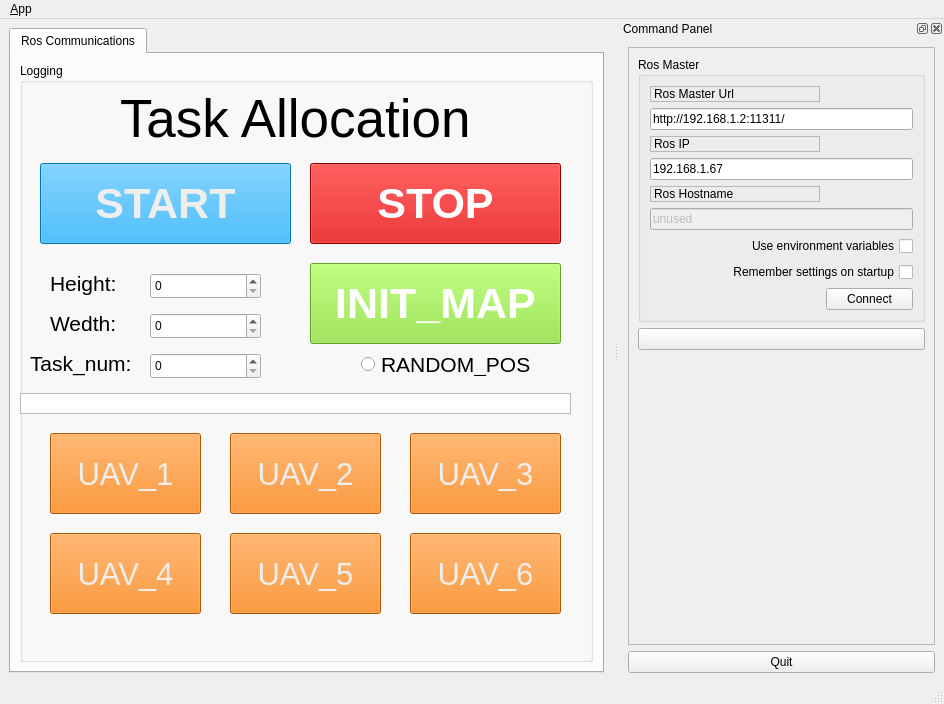
<?xml version="1.0" encoding="UTF-8"?>
<ui version="4.0">
 <class>MainWindowDesign</class>
 <widget class="QMainWindow" name="MainWindowDesign">
  <property name="geometry">
   <rect>
    <x>0</x>
    <y>0</y>
    <width>944</width>
    <height>704</height>
   </rect>
  </property>
  <property name="windowTitle">
   <string>QRosApp</string>
  </property>
  <property name="windowIcon">
   <iconset>
    <normaloff>:/images/icon.png</normaloff>:/images/icon.png</iconset>
  </property>
  <property name="locale">
   <locale language="English" country="Australia"/>
  </property>
  <widget class="QWidget" name="centralwidget">
   <layout class="QHBoxLayout">
    <item>
     <widget class="QTabWidget" name="tab_manager">
      <property name="minimumSize">
       <size>
        <width>100</width>
        <height>0</height>
       </size>
      </property>
      <property name="locale">
       <locale language="English" country="Australia"/>
      </property>
      <property name="currentIndex">
       <number>0</number>
      </property>
      <widget class="QWidget" name="tab_status">
       <attribute name="title">
        <string>Ros Communications</string>
       </attribute>
       <layout class="QVBoxLayout" name="verticalLayout_2">
        <item>
         <widget class="QGroupBox" name="groupBox_12">
          <property name="sizePolicy">
           <sizepolicy hsizetype="MinimumExpanding" vsizetype="Preferred">
            <horstretch>0</horstretch>
            <verstretch>0</verstretch>
           </sizepolicy>
          </property>
          <property name="title">
           <string>Logging</string>
          </property>
          <widget class="QListView" name="view_logging">
           <property name="geometry">
            <rect>
             <x>0</x>
             <y>330</y>
             <width>551</width>
             <height>21</height>
            </rect>
           </property>
          </widget>
          <widget class="QLabel" name="label_4">
           <property name="geometry">
            <rect>
             <x>100</x>
             <y>0</y>
             <width>381</width>
             <height>111</height>
            </rect>
           </property>
           <property name="font">
            <font>
             <pointsize>40</pointsize>
            </font>
           </property>
           <property name="text">
            <string>Task Allocation</string>
           </property>
          </widget>
          <widget class="QPushButton" name="start">
           <property name="geometry">
            <rect>
             <x>20</x>
             <y>100</y>
             <width>251</width>
             <height>81</height>
            </rect>
           </property>
           <property name="font">
            <font>
             <pointsize>32</pointsize>
             <weight>75</weight>
             <italic>false</italic>
             <bold>true</bold>
             <underline>false</underline>
            </font>
           </property>
           <property name="styleSheet">
            <string notr="true">background-color: rgb(0, 162, 255);
color: rgb(238, 238, 236);
</string>
           </property>
           <property name="text">
            <string>START</string>
           </property>
          </widget>
          <widget class="QPushButton" name="stop">
           <property name="geometry">
            <rect>
             <x>290</x>
             <y>100</y>
             <width>251</width>
             <height>81</height>
            </rect>
           </property>
           <property name="font">
            <font>
             <pointsize>32</pointsize>
             <weight>75</weight>
             <italic>false</italic>
             <bold>true</bold>
             <underline>false</underline>
            </font>
           </property>
           <property name="styleSheet">
            <string notr="true">background-color: rgb(204, 0, 0);
color: rgb(255, 255, 255);</string>
           </property>
           <property name="text">
            <string>STOP</string>
           </property>
          </widget>
          <widget class="QPushButton" name="init">
           <property name="geometry">
            <rect>
             <x>290</x>
             <y>200</y>
             <width>251</width>
             <height>81</height>
            </rect>
           </property>
           <property name="font">
            <font>
             <pointsize>32</pointsize>
             <weight>75</weight>
             <italic>false</italic>
             <bold>true</bold>
             <underline>false</underline>
            </font>
           </property>
           <property name="styleSheet">
            <string notr="true">background-color: rgb(138, 226, 52);
color: rgb(255, 255, 255);</string>
           </property>
           <property name="text">
            <string>INIT_MAP</string>
           </property>
          </widget>
          <widget class="QSpinBox" name="spinBox">
           <property name="geometry">
            <rect>
             <x>130</x>
             <y>210</y>
             <width>111</width>
             <height>26</height>
            </rect>
           </property>
          </widget>
          <widget class="QRadioButton" name="radioButton">
           <property name="geometry">
            <rect>
             <x>341</x>
             <y>290</y>
             <width>191</width>
             <height>23</height>
            </rect>
           </property>
           <property name="font">
            <font>
             <pointsize>16</pointsize>
            </font>
           </property>
           <property name="text">
            <string>RANDOM_POS</string>
           </property>
          </widget>
          <widget class="QLabel" name="label_5">
           <property name="geometry">
            <rect>
             <x>30</x>
             <y>200</y>
             <width>81</width>
             <height>41</height>
            </rect>
           </property>
           <property name="font">
            <font>
             <pointsize>16</pointsize>
            </font>
           </property>
           <property name="text">
            <string>Height:</string>
           </property>
          </widget>
          <widget class="QPushButton" name="pushButton_4">
           <property name="geometry">
            <rect>
             <x>30</x>
             <y>370</y>
             <width>151</width>
             <height>81</height>
            </rect>
           </property>
           <property name="font">
            <font>
             <pointsize>23</pointsize>
            </font>
           </property>
           <property name="styleSheet">
            <string notr="true">background-color: rgb(245, 121, 0);
color: rgb(238, 238, 236);</string>
           </property>
           <property name="text">
            <string>UAV_1</string>
           </property>
          </widget>
          <widget class="QSpinBox" name="spinBox_2">
           <property name="geometry">
            <rect>
             <x>130</x>
             <y>290</y>
             <width>111</width>
             <height>26</height>
            </rect>
           </property>
          </widget>
          <widget class="QSpinBox" name="spinBox_3">
           <property name="geometry">
            <rect>
             <x>130</x>
             <y>250</y>
             <width>111</width>
             <height>26</height>
            </rect>
           </property>
          </widget>
          <widget class="QLabel" name="label_6">
           <property name="geometry">
            <rect>
             <x>30</x>
             <y>240</y>
             <width>81</width>
             <height>41</height>
            </rect>
           </property>
           <property name="font">
            <font>
             <pointsize>16</pointsize>
            </font>
           </property>
           <property name="text">
            <string>Wedth:</string>
           </property>
          </widget>
          <widget class="QLabel" name="label_7">
           <property name="geometry">
            <rect>
             <x>10</x>
             <y>270</y>
             <width>101</width>
             <height>61</height>
            </rect>
           </property>
           <property name="font">
            <font>
             <pointsize>16</pointsize>
            </font>
           </property>
           <property name="text">
            <string>Task_num:</string>
           </property>
          </widget>
          <widget class="QPushButton" name="pushButton_5">
           <property name="geometry">
            <rect>
             <x>210</x>
             <y>370</y>
             <width>151</width>
             <height>81</height>
            </rect>
           </property>
           <property name="font">
            <font>
             <pointsize>23</pointsize>
            </font>
           </property>
           <property name="styleSheet">
            <string notr="true">background-color: rgb(245, 121, 0);
color: rgb(238, 238, 236);</string>
           </property>
           <property name="text">
            <string>UAV_2</string>
           </property>
          </widget>
          <widget class="QPushButton" name="pushButton_6">
           <property name="geometry">
            <rect>
             <x>30</x>
             <y>470</y>
             <width>151</width>
             <height>81</height>
            </rect>
           </property>
           <property name="font">
            <font>
             <pointsize>23</pointsize>
            </font>
           </property>
           <property name="styleSheet">
            <string notr="true">background-color: rgb(245, 121, 0);
color: rgb(238, 238, 236);</string>
           </property>
           <property name="text">
            <string>UAV_4</string>
           </property>
          </widget>
          <widget class="QPushButton" name="pushButton_7">
           <property name="geometry">
            <rect>
             <x>390</x>
             <y>370</y>
             <width>151</width>
             <height>81</height>
            </rect>
           </property>
           <property name="font">
            <font>
             <pointsize>23</pointsize>
            </font>
           </property>
           <property name="styleSheet">
            <string notr="true">background-color: rgb(245, 121, 0);
color: rgb(238, 238, 236);</string>
           </property>
           <property name="text">
            <string>UAV_3</string>
           </property>
          </widget>
          <widget class="QPushButton" name="pushButton_9">
           <property name="geometry">
            <rect>
             <x>210</x>
             <y>470</y>
             <width>151</width>
             <height>81</height>
            </rect>
           </property>
           <property name="font">
            <font>
             <pointsize>23</pointsize>
            </font>
           </property>
           <property name="styleSheet">
            <string notr="true">background-color: rgb(245, 121, 0);
color: rgb(238, 238, 236);</string>
           </property>
           <property name="text">
            <string>UAV_5</string>
           </property>
          </widget>
          <widget class="QPushButton" name="pushButton_10">
           <property name="geometry">
            <rect>
             <x>390</x>
             <y>470</y>
             <width>151</width>
             <height>81</height>
            </rect>
           </property>
           <property name="font">
            <font>
             <pointsize>23</pointsize>
            </font>
           </property>
           <property name="styleSheet">
            <string notr="true">background-color: rgb(245, 121, 0);
color: rgb(238, 238, 236);</string>
           </property>
           <property name="text">
            <string>UAV_6</string>
           </property>
          </widget>
         </widget>
        </item>
       </layout>
      </widget>
     </widget>
    </item>
   </layout>
  </widget>
  <widget class="QMenuBar" name="menubar">
   <property name="geometry">
    <rect>
     <x>0</x>
     <y>0</y>
     <width>944</width>
     <height>28</height>
    </rect>
   </property>
   <widget class="QMenu" name="menu_File">
    <property name="title">
     <string>&amp;App</string>
    </property>
    <addaction name="action_Preferences"/>
    <addaction name="separator"/>
    <addaction name="actionAbout"/>
    <addaction name="actionAbout_Qt"/>
    <addaction name="separator"/>
    <addaction name="action_Quit"/>
   </widget>
   <addaction name="menu_File"/>
  </widget>
  <widget class="QStatusBar" name="statusbar"/>
  <widget class="QDockWidget" name="dock_status">
   <property name="sizePolicy">
    <sizepolicy hsizetype="Minimum" vsizetype="Preferred">
     <horstretch>0</horstretch>
     <verstretch>0</verstretch>
    </sizepolicy>
   </property>
   <property name="minimumSize">
    <size>
     <width>325</width>
     <height>420</height>
    </size>
   </property>
   <property name="allowedAreas">
    <set>Qt::RightDockWidgetArea</set>
   </property>
   <property name="windowTitle">
    <string>Command Panel</string>
   </property>
   <attribute name="dockWidgetArea">
    <number>2</number>
   </attribute>
   <widget class="QWidget" name="dockWidgetContents_2">
    <layout class="QVBoxLayout" name="verticalLayout">
     <item>
      <widget class="QFrame" name="frame">
       <property name="sizePolicy">
        <sizepolicy hsizetype="Minimum" vsizetype="Preferred">
         <horstretch>0</horstretch>
         <verstretch>0</verstretch>
        </sizepolicy>
       </property>
       <property name="frameShape">
        <enum>QFrame::StyledPanel</enum>
       </property>
       <property name="frameShadow">
        <enum>QFrame::Raised</enum>
       </property>
       <layout class="QVBoxLayout" name="verticalLayout_3">
        <item>
         <widget class="QGroupBox" name="groupBox">
          <property name="title">
           <string>Ros Master</string>
          </property>
          <layout class="QGridLayout" name="gridLayout">
           <item row="0" column="0">
            <widget class="QLabel" name="label">
             <property name="frameShape">
              <enum>QFrame::StyledPanel</enum>
             </property>
             <property name="frameShadow">
              <enum>QFrame::Raised</enum>
             </property>
             <property name="text">
              <string>Ros Master Url</string>
             </property>
            </widget>
           </item>
           <item row="1" column="0" colspan="2">
            <widget class="QLineEdit" name="line_edit_master">
             <property name="text">
              <string>http://192.168.1.2:11311/</string>
             </property>
            </widget>
           </item>
           <item row="2" column="0">
            <widget class="QLabel" name="label_2">
             <property name="frameShape">
              <enum>QFrame::StyledPanel</enum>
             </property>
             <property name="frameShadow">
              <enum>QFrame::Raised</enum>
             </property>
             <property name="text">
              <string>Ros IP</string>
             </property>
            </widget>
           </item>
           <item row="3" column="0" colspan="2">
            <widget class="QLineEdit" name="line_edit_host">
             <property name="text">
              <string>192.168.1.67</string>
             </property>
            </widget>
           </item>
           <item row="4" column="0">
            <widget class="QLabel" name="label_3">
             <property name="frameShape">
              <enum>QFrame::StyledPanel</enum>
             </property>
             <property name="frameShadow">
              <enum>QFrame::Raised</enum>
             </property>
             <property name="text">
              <string>Ros Hostname</string>
             </property>
            </widget>
           </item>
           <item row="5" column="0" colspan="2">
            <widget class="QLineEdit" name="line_edit_topic">
             <property name="enabled">
              <bool>false</bool>
             </property>
             <property name="text">
              <string>unused</string>
             </property>
            </widget>
           </item>
           <item row="6" column="0" colspan="2">
            <widget class="QCheckBox" name="checkbox_use_environment">
             <property name="layoutDirection">
              <enum>Qt::RightToLeft</enum>
             </property>
             <property name="text">
              <string>Use environment variables</string>
             </property>
            </widget>
           </item>
           <item row="7" column="0" colspan="2">
            <widget class="QCheckBox" name="checkbox_remember_settings">
             <property name="layoutDirection">
              <enum>Qt::RightToLeft</enum>
             </property>
             <property name="text">
              <string>Remember settings on startup</string>
             </property>
            </widget>
           </item>
           <item row="8" column="0">
            <spacer name="horizontalSpacer">
             <property name="orientation">
              <enum>Qt::Horizontal</enum>
             </property>
             <property name="sizeHint" stdset="0">
              <size>
               <width>170</width>
               <height>21</height>
              </size>
             </property>
            </spacer>
           </item>
           <item row="8" column="1">
            <widget class="QPushButton" name="button_connect">
             <property name="enabled">
              <bool>true</bool>
             </property>
             <property name="sizePolicy">
              <sizepolicy hsizetype="MinimumExpanding" vsizetype="Fixed">
               <horstretch>0</horstretch>
               <verstretch>0</verstretch>
              </sizepolicy>
             </property>
             <property name="toolTip">
              <string>Set the target to the current joint trajectory state.</string>
             </property>
             <property name="statusTip">
              <string>Clear all waypoints and set the target to the current joint trajectory state.</string>
             </property>
             <property name="text">
              <string>Connect</string>
             </property>
            </widget>
           </item>
          </layout>
         </widget>
        </item>
        <item>
         <widget class="QPushButton" name="sent_cmd">
          <property name="text">
           <string/>
          </property>
         </widget>
        </item>
        <item>
         <spacer name="verticalSpacer_3">
          <property name="orientation">
           <enum>Qt::Vertical</enum>
          </property>
          <property name="sizeHint" stdset="0">
           <size>
            <width>20</width>
            <height>233</height>
           </size>
          </property>
         </spacer>
        </item>
       </layout>
      </widget>
     </item>
     <item>
      <widget class="QPushButton" name="quit_button">
       <property name="sizePolicy">
        <sizepolicy hsizetype="MinimumExpanding" vsizetype="Fixed">
         <horstretch>0</horstretch>
         <verstretch>0</verstretch>
        </sizepolicy>
       </property>
       <property name="text">
        <string>Quit</string>
       </property>
      </widget>
     </item>
    </layout>
   </widget>
  </widget>
  <action name="action_Quit">
   <property name="text">
    <string>&amp;Quit</string>
   </property>
   <property name="shortcut">
    <string>Ctrl+Q</string>
   </property>
   <property name="shortcutContext">
    <enum>Qt::ApplicationShortcut</enum>
   </property>
  </action>
  <action name="action_Preferences">
   <property name="text">
    <string>&amp;Preferences</string>
   </property>
  </action>
  <action name="actionAbout">
   <property name="text">
    <string>&amp;About</string>
   </property>
  </action>
  <action name="actionAbout_Qt">
   <property name="text">
    <string>About &amp;Qt</string>
   </property>
  </action>
 </widget>
 <resources/>
 <connections>
  <connection>
   <sender>action_Quit</sender>
   <signal>triggered()</signal>
   <receiver>MainWindowDesign</receiver>
   <slot>close()</slot>
   <hints>
    <hint type="sourcelabel">
     <x>-1</x>
     <y>-1</y>
    </hint>
    <hint type="destinationlabel">
     <x>399</x>
     <y>299</y>
    </hint>
   </hints>
  </connection>
  <connection>
   <sender>quit_button</sender>
   <signal>clicked()</signal>
   <receiver>MainWindowDesign</receiver>
   <slot>close()</slot>
   <hints>
    <hint type="sourcelabel">
     <x>859</x>
     <y>552</y>
    </hint>
    <hint type="destinationlabel">
     <x>469</x>
     <y>299</y>
    </hint>
   </hints>
  </connection>
 </connections>
</ui>
